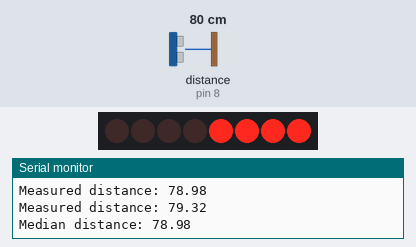
Bench run of a sketch on a simulated Arduino Uno, built with avr-gcc and run on an emulated ATmega328P. On the bench: 8 shift-register outputs drawn as a row of LEDs (first output left, lit = HIGH), the last lines printed to the serial monitor. Wiring (inferred from the names in the program): ultrasonic range finder: trigger pin 9; echo pin 8; shift register (74HC595): data pin 4; shift clock pin 6; latch pin 5. Wiring (inferred from the signals the program sends): row of LEDs: on Q0, Q1, Q2, Q3, Q4, Q5, Q6, Q7. Inputs (shaded band) come from the test bench; at power-on: distance to the obstacle (sensor on pin 8) 80 cm. The echo pulse lasts 58.3 µs per cm.

Above: at 1.2 s.
1.3 s: distance to the obstacle (sensor on pin 8) set to 44 cm
2.9 s: distance to the obstacle (sensor on pin 8) set to 37 cm
At 3.7 s:
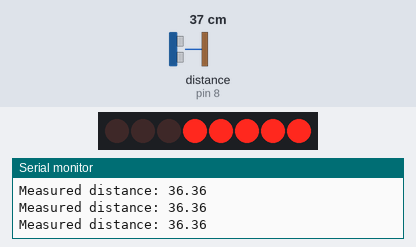
4.6 s: distance to the obstacle (sensor on pin 8) set to 28 cm
At 5.7 s:
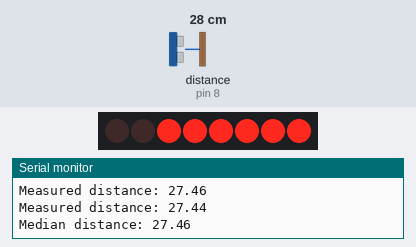
6.3 s: distance to the obstacle (sensor on pin 8) set to 2 cm
At 7.8 s:
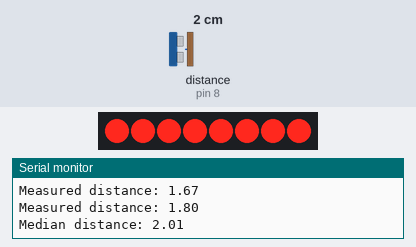
8.3 s: distance to the obstacle (sensor on pin 8) set to 9 cm
11.3 s: distance to the obstacle (sensor on pin 8) set to 12 cm
At 12.3 s:
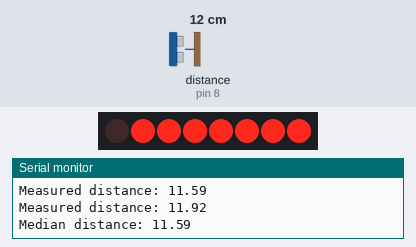
Timing chart, 0 to 14.2 s (numbered marks = the images above; inputs shaded):
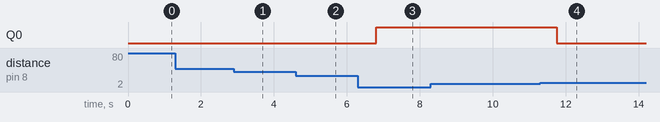

The sketch:

MeasureDistanceAndDisplay.ino
```cpp
int latchPin = 5;  // Latch pin of 74HC595 is connected to Digital pin 5
int clockPin = 6; // Clock pin of 74HC595 is connected to Digital pin 6
int dataPin = 4;  // Data pin of 74HC595 is connected to Digital pin 4

// HC-SR04 define pins.
int trigPin = 9;
int echoPin = 8;

float distance_cm;

int startingLed = 3;

byte leds = 0;    // Variable to hold the pattern of which LEDs are currently turned on or off

void setup()
{
  // Set all the pins of 74HC595 as OUTPUT
  pinMode(latchPin, OUTPUT);
  pinMode(dataPin, OUTPUT);
  pinMode(clockPin, OUTPUT);

  // HC-SR04 assign pins.
  pinMode(trigPin, OUTPUT);
  pinMode(echoPin, INPUT);

  Serial.begin(9600);
}

/*
 * loop() - this function runs over and over again
 */
void loop()
{
  distance_cm = GetDistance();
  updateShiftRegister();
  ShowDistance(startingLed, distance_cm);
}

void updateShiftRegister()
{
   digitalWrite(latchPin, LOW);
   shiftOut(dataPin, clockPin, LSBFIRST, leds);
   digitalWrite(latchPin, HIGH);
}

float GetDistance()
{
  float distance;
  float duration;
  float distances[3];
  float minValue, maxValue;

  for(int i = 0; i < 3; i++)
  {
    digitalWrite(trigPin, HIGH);
    delayMicroseconds(10);
    digitalWrite(trigPin, LOW);
    duration = pulseIn(echoPin, HIGH);
    distance = 0.017 * duration;
    distances[i] = distance;
    Serial.print("Measured distance: ");
    Serial.println(distance);

    if(i == 1)
    {
      if(distances[1] < distances[0])
      {
        float temp = distances[0];
        distances[0] = distances[1];
        distances[1] = temp;
      }
    }
    if(i == 2)
    {
      if(distances[2] < distances[1])
      {
        float temp = distances[1];
        distances[1] = distances[1];
        distances[2] = temp;
        if(distances[2] < distances[0])
        {
          temp = distances[0];
          distances[0] = distances[1];
          distances[1] = temp;
        }
      }
    }
  }

  distance = distances[1];
  Serial.print("Median distance: ");
  Serial.println(distance);
  return distance;
}

void ShowDistance(int startingLed, float measuredDistance)
{
  int maxLed = startingLed;
  updateShiftRegister();
  delay(100);
  if(measuredDistance < 10)
  {
    maxLed = 7;
  }
  else if(measuredDistance < 20)
  {
    maxLed = 6;
    //bitClear(leds, 7);
  }
  else if(measuredDistance < 30)
  {
    maxLed = 5;
  }
  else if(measuredDistance < 40)
  {
    maxLed = 4;
  }
  else
  {
    maxLed = 3;
  }
  for(int i = 7; i > maxLed; i--)
  {
    bitClear(leds, i);
  }
  for(int i = 0; i < maxLed + 1; i++)
  {
    bitSet(leds, i);
  }
  delay(100);
}
```

Measured:
- the behaviour switches between 41 and 40 cm on distance to the obstacle (sensor on pin 8) (found by bisection; images 0 and 1)
- the behaviour switches between 31 and 30 cm on distance to the obstacle (sensor on pin 8) (found by bisection; images 1 and 2)
- the behaviour switches between 10 and 11 cm on distance to the obstacle (sensor on pin 8) (found by bisection; images 3 and 4)
- after the input at 6.3 s, Q0: LOW → HIGH after 0.50 s
- after the input at 11.3 s, Q0: HIGH → LOW after 0.46 s
